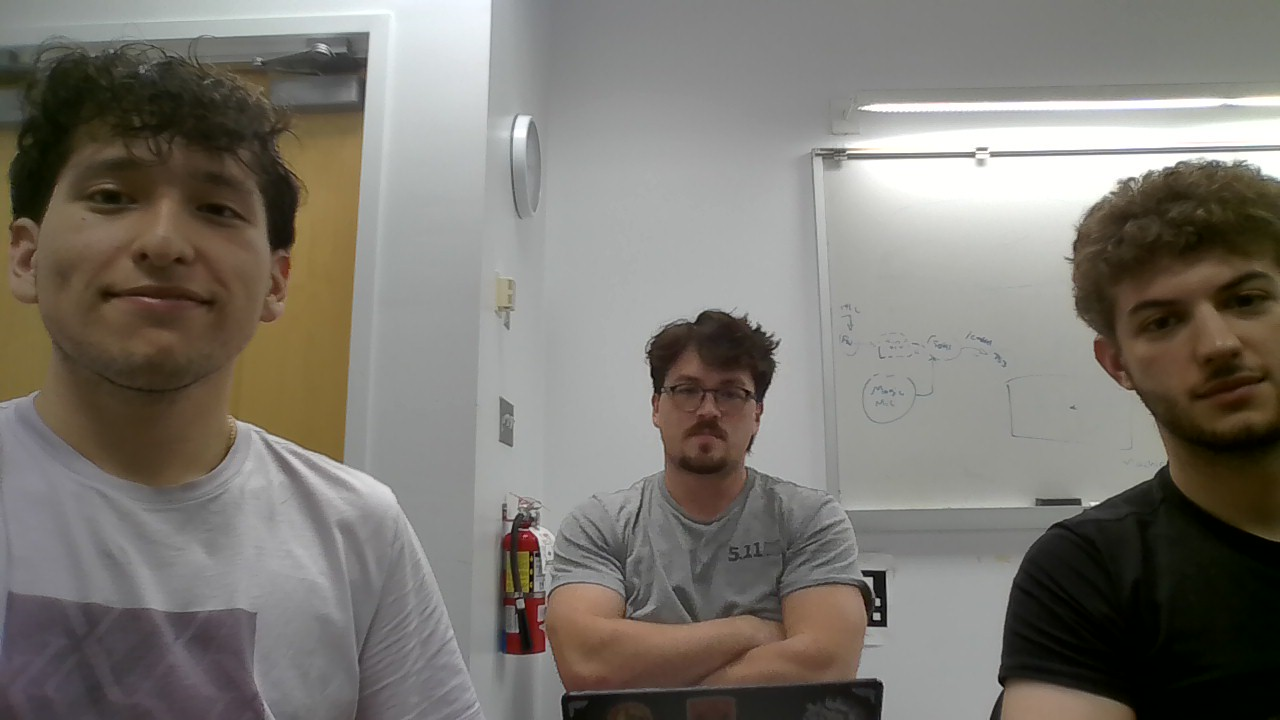
#> input picture src/lab1/ben.jpg, 1280 x 720 px, found by its file name
$ jupyter execute opencv.ipynb
#> lines starting #> are read from the running program, lines starting #| are printed output that depends on the picture
[cell 1]
import numpy as np
import cv2 as cv
from matplotlib import pyplot as plt

img = cv.imread('/home/martin/turtlebot3_ws/src/lab1/ben.jpg')
#> img is the input picture: shape (720, 1280, 3); mean B, G, R 112.9, 119.8, 123.9

assert img is not None, "file could not be read, check with os.path.exists()"

gray_img = cv.cvtColor(img, cv.COLOR_BGR2GRAY)
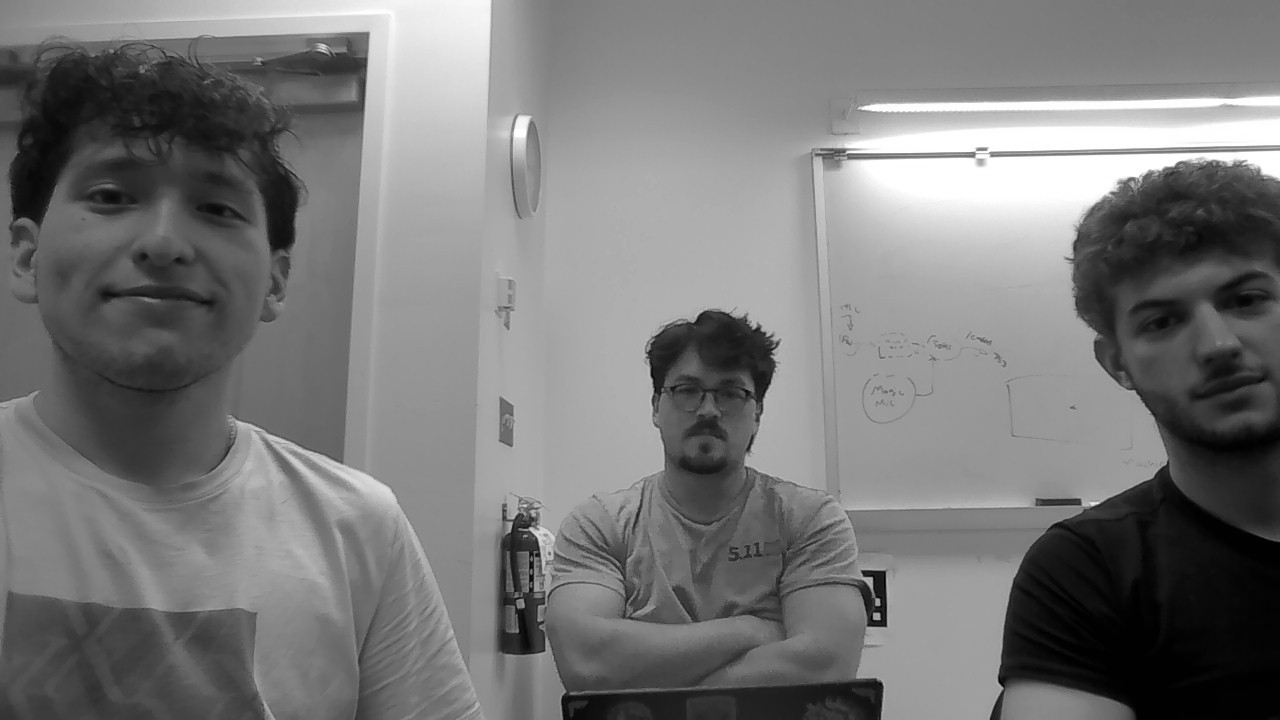
#> gray_img: shape (720, 1280); min 0, max 255, mean 120.2
img_rgb = cv.cvtColor(img, cv.COLOR_BGR2RGB)
plt.subplot(121),plt.imshow(img_rgb)
plt.title('Original Image'), plt.xticks([]), plt.yticks([])
plt.subplot(122),plt.imshow(gray_img, cmap='grey')
plt.title('Greyscale Image'), plt.xticks([]), plt.yticks([])
plt.show()
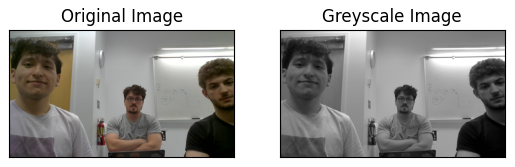
#> figure drawn by matplotlib, 2 panels

[cell 2]
img = cv.imread('ben.jpg', cv.IMREAD_GRAYSCALE)
#> img: shape (720, 1280); min 0, max 255, mean 120.2
assert img is not None, "file could not be read call for help"
edges = cv.Canny(img, 100, 200)
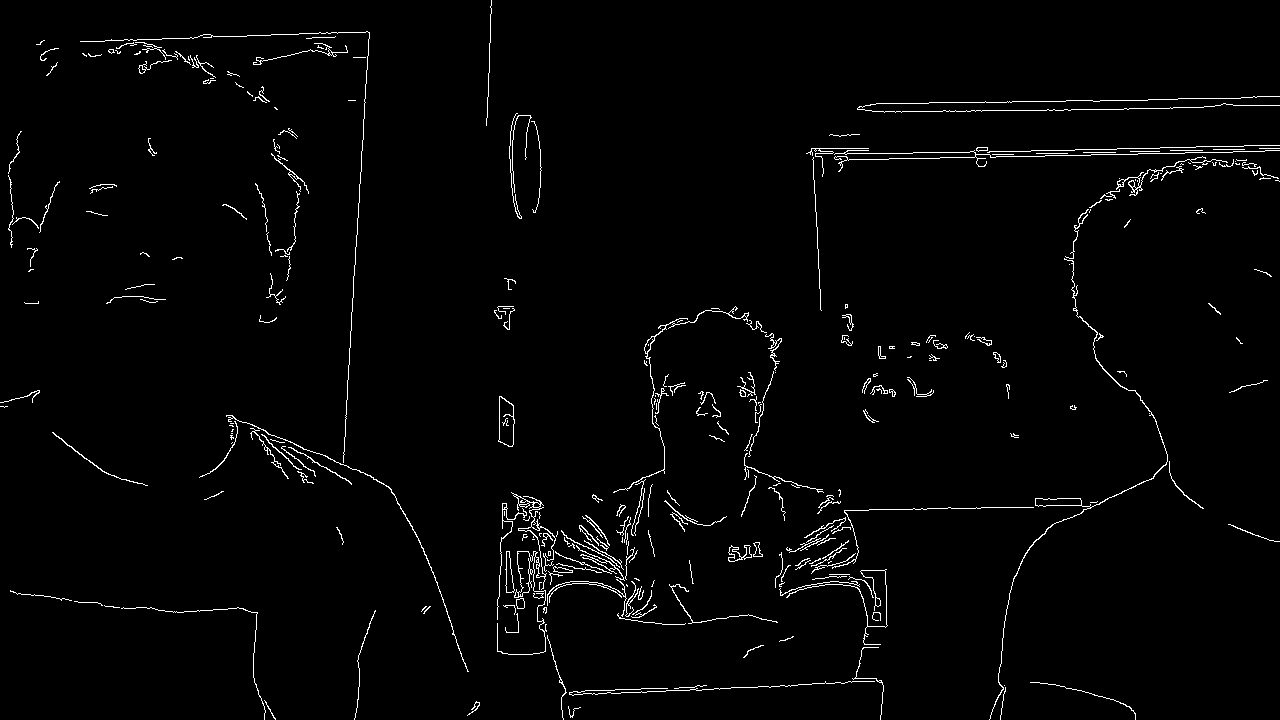
#> edges: shape (720, 1280); 1.9% white in thin lines or dots

plt.subplot(121),plt.imshow(img,cmap = 'gray')
plt.title('Original Image'), plt.xticks([]), plt.yticks([])
plt.subplot(122),plt.imshow(edges,cmap = 'gray')
plt.title('Edge Image'), plt.xticks([]), plt.yticks([])
plt.show()
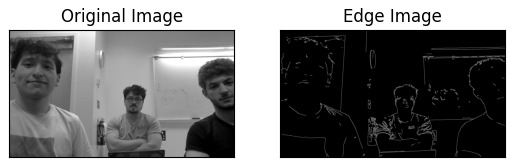
#> figure drawn by matplotlib, 2 panels

[cell 3]
import cv2 as cv
face_cascade = cv.CascadeClassifier(cv.data.haarcascades + 'haarcascade_frontalface_default.xml')

faces = face_cascade.detectMultiScale(gray_img, scaleFactor=1.1, minNeighbors=5)
#> faces = [[649, 348, 113, 113], [22, 88, 283, 283]]
for (x,y,w,h) in faces:
	cv.rectangle(img, (x,y), (x+w, y+h), (255,0,0), 2)
#> this loop made 2 passes
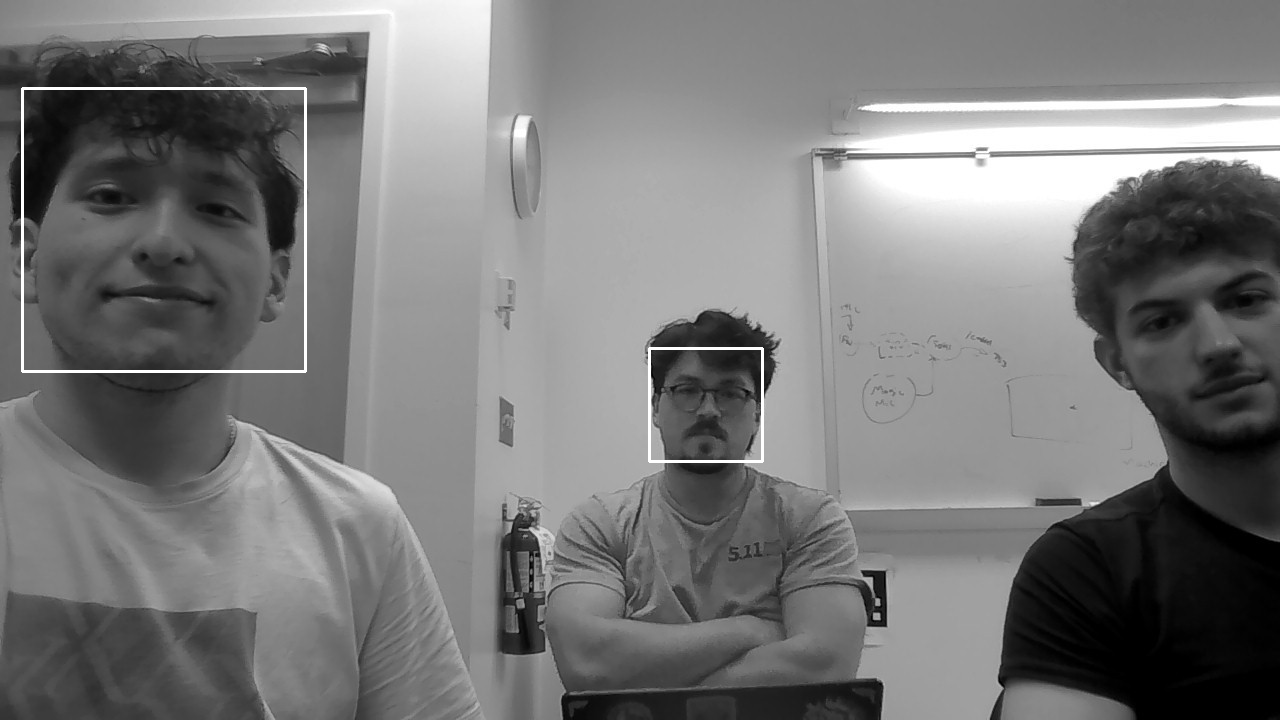
#> img: shape (720, 1280); min 0, max 255, mean 121.1

plt.imshow(cv.cvtColor(img, cv.COLOR_BGR2RGB))
